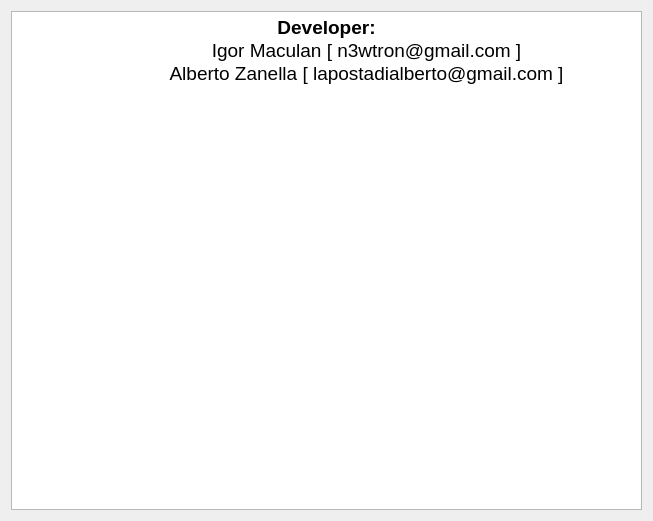
<?xml version="1.0" encoding="UTF-8"?>
<ui version="4.0">
 <class>About_ui</class>
 <widget class="QDialog" name="About_ui">
  <property name="windowModality">
   <enum>Qt::WindowModal</enum>
  </property>
  <property name="minimumSize">
   <size>
    <width>653</width>
    <height>521</height>
   </size>
  </property>
  <property name="maximumSize">
   <size>
    <width>653</width>
    <height>521</height>
   </size>
  </property>
  <property name="windowTitle">
   <string>About QDot Generator</string>
  </property>
  <property name="windowIcon">
   <iconset resource="../resource.qrc">
    <normaloff>:/images/images/icon.png</normaloff>:/images/images/icon.png</iconset>
  </property>
  <layout class="QGridLayout" name="gridLayout">
   <item row="0" column="0">
    <widget class="QTextBrowser" name="textBrowser">
     <property name="html">
      <string>&lt;!DOCTYPE HTML PUBLIC &quot;-//W3C//DTD HTML 4.0//EN&quot; &quot;http://www.w3.org/TR/REC-html40/strict.dtd&quot;&gt;
&lt;html&gt;&lt;head&gt;&lt;meta name=&quot;qrichtext&quot; content=&quot;1&quot; /&gt;&lt;style type=&quot;text/css&quot;&gt;
p, li { white-space: pre-wrap; }
&lt;/style&gt;&lt;/head&gt;&lt;body style=&quot; font-family:'Luxi Sans'; font-size:10pt; font-weight:400; font-style:normal;&quot;&gt;
&lt;p align=&quot;center&quot; style=&quot; margin-top:0px; margin-bottom:0px; margin-left:0px; margin-right:0px; -qt-block-indent:0; text-indent:0px;&quot;&gt;&lt;a href=&quot;http://portal.mztech.info&quot;&gt;&lt;img src=&quot;:/images/logo&quot; /&gt;&lt;/a&gt;&lt;/p&gt;
&lt;p align=&quot;center&quot; style=&quot; margin-top:0px; margin-bottom:0px; margin-left:0px; margin-right:0px; -qt-block-indent:0; text-indent:0px;&quot;&gt;&lt;span style=&quot; font-family:'Verdana'; font-size:14pt; font-weight:600;&quot;&gt;Developer:&lt;/span&gt;&lt;/p&gt;
&lt;p align=&quot;center&quot; style=&quot; margin-top:0px; margin-bottom:0px; margin-left:0px; margin-right:0px; -qt-block-indent:0; text-indent:0px;&quot;&gt;&lt;span style=&quot; font-family:'Verdana'; font-size:14pt; font-weight:600;&quot;&gt;	&lt;/span&gt;&lt;span style=&quot; font-family:'Verdana'; font-size:14pt;&quot;&gt;Igor Maculan [ n3wtron@gmail.com ]&lt;/span&gt;&lt;/p&gt;
&lt;p align=&quot;center&quot; style=&quot; margin-top:0px; margin-bottom:0px; margin-left:0px; margin-right:0px; -qt-block-indent:0; text-indent:0px;&quot;&gt;&lt;span style=&quot; font-family:'Verdana'; font-size:14pt;&quot;&gt;	Alberto Zanella [ lapostadialberto@gmail.com ]&lt;/span&gt;&lt;/p&gt;
&lt;p style=&quot;-qt-paragraph-type:empty; margin-top:0px; margin-bottom:0px; margin-left:0px; margin-right:0px; -qt-block-indent:0; text-indent:0px; font-family:'Verdana';&quot;&gt;&lt;/p&gt;&lt;/body&gt;&lt;/html&gt;</string>
     </property>
     <property name="openExternalLinks">
      <bool>true</bool>
     </property>
     <property name="openLinks">
      <bool>true</bool>
     </property>
    </widget>
   </item>
  </layout>
 </widget>
 <resources>
  <include location="../resource.qrc"/>
 </resources>
 <connections/>
</ui>
